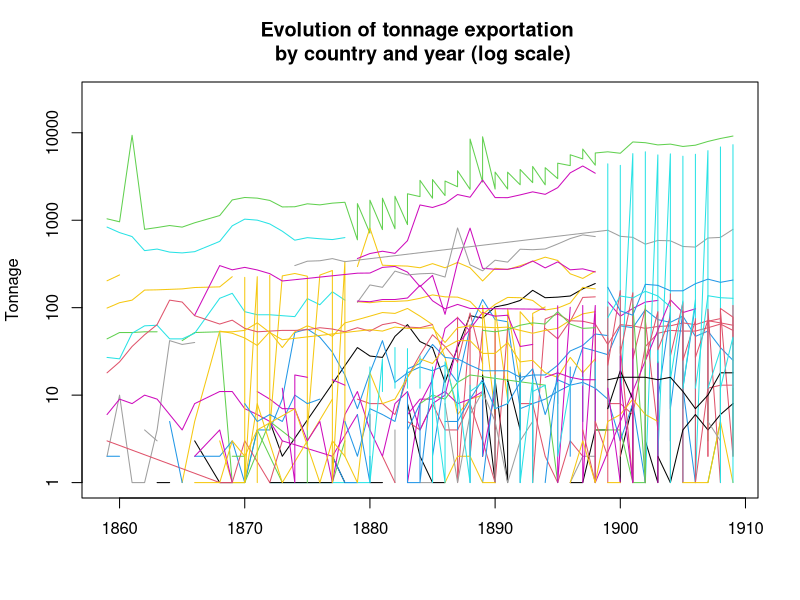
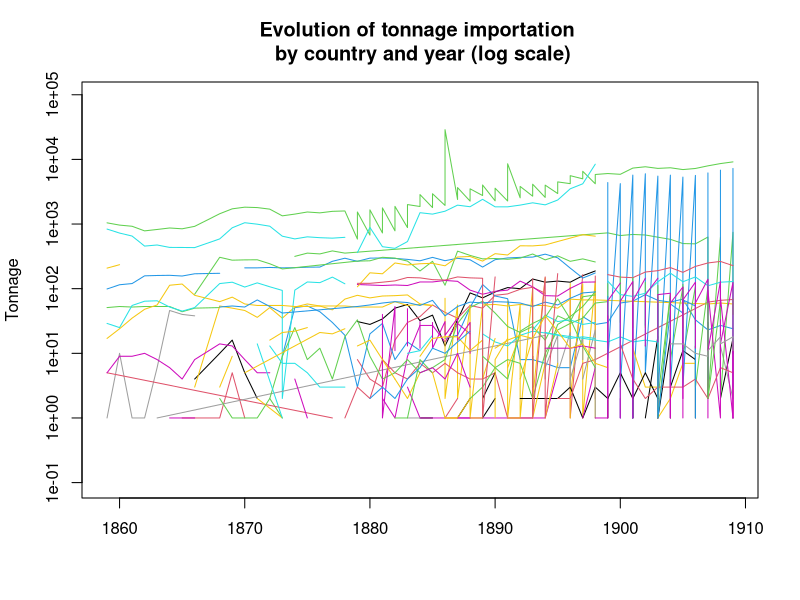

These figures' R source, in order: (Note: this script raises an error after producing the figures.)
#This R file allow to write some different output and do some basic simple graphs

plotAllCountry<-function(d,...){
	plot(as.numeric(as.character(d$boat)) ~ d$year,type="n",log="y",...)
	ccol=1
	for(i in unique(d$country)){

		cur=d[d$country == i & d$type == "steamboat"  ,]
		print(cur)
		lines(as.numeric(as.character(cur$boat)) ~ cur$year,col=ccol)
		ccol=ccol+1
	}

}

writeAllTimeSeries<-function(d){
	for(i in unique(iall$country)){
		cura=d[d$country == i & d$volume == "steamboat" ,]
		curb=d[d$country == i & d$volume == "vessel" ,]
		write.csv(cura,paste("time/",i,"-steam.csv",sep=""))
		write.csv(curb,paste("time/",i,"-vessel.csv",sep=""))
	}
}
writeAllyears<-function(d,stri){
	for(i in unique(d$year)){
		cura=d[d$year == i & d$type == "steamboat" ,]
		curb=d[d$year == i & d$type == "vessel" ,]
		cura=cura[,c("year","volume","country")]
		curb=curb[,c("year","volume","country")]
		cura$volume=as.numeric(as.character(cura$volume))
		curb$volume=as.numeric(as.character(curb$volume))
		write.csv(cura,paste("years/",stri,"/",i,"-steam.csv",sep=""),row.names=F)
		write.csv(curb,paste("years/",stri,"/",i,"-vessel.csv",sep=""),row.names=F)
	}
}

#Import data
allimport=read.csv("final_table-import.csv")
allexport=read.csv("final_table-export.csv")

#Reorder the data by year (better visualisation)
allexport=allexport[order(allexport$year),]
allimport=allimport[order(allimport$year),]


#print the graph:

png("tonnage-export.png")
plotAllCountry(allexport,ylab="Tonnage",xlab="",main="Evolution of tonnage exportation \n by country and year (log scale)")
dev.off()

png("tonnage-import.png")
plotAllCountry(allimport,ylab="Tonnage",xlab="",main="Evolution of tonnage importation \n by country and year (log scale)")
dev.off()

writeAllyears(allexport,"export")
writeAllyears(allimport,"import")

